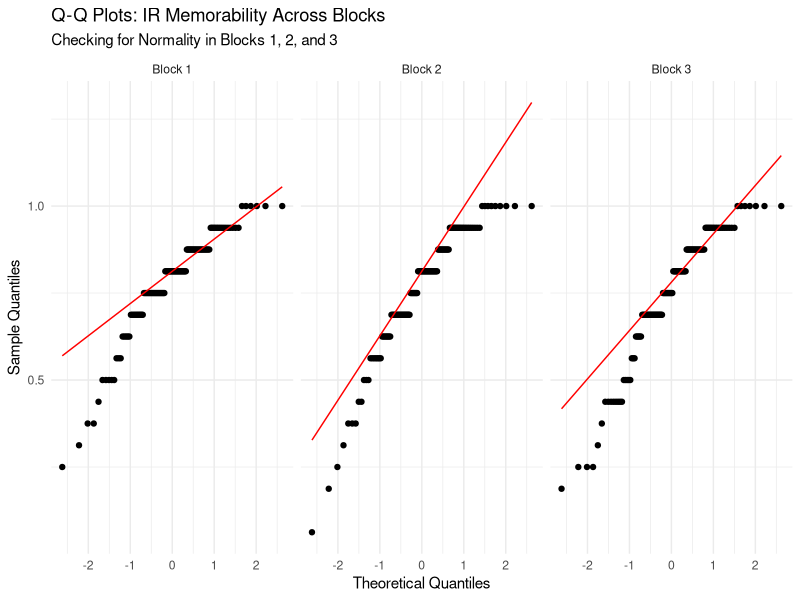
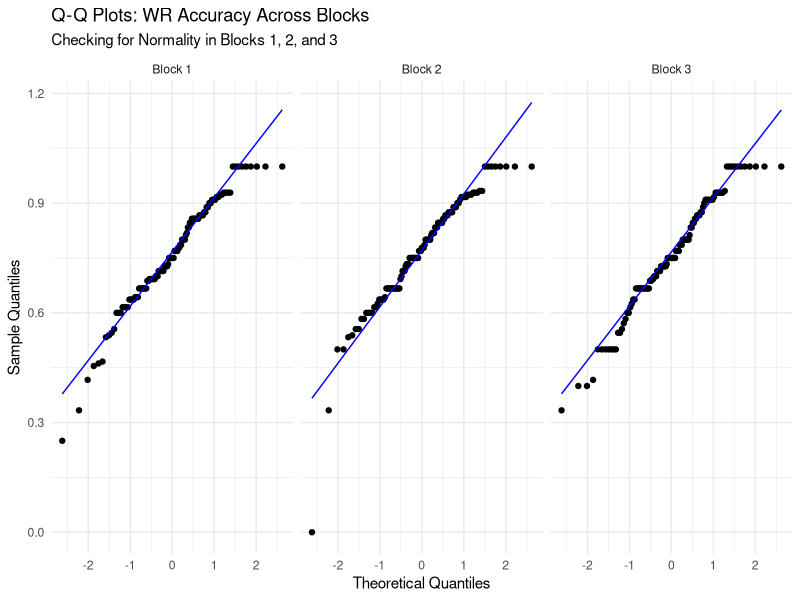
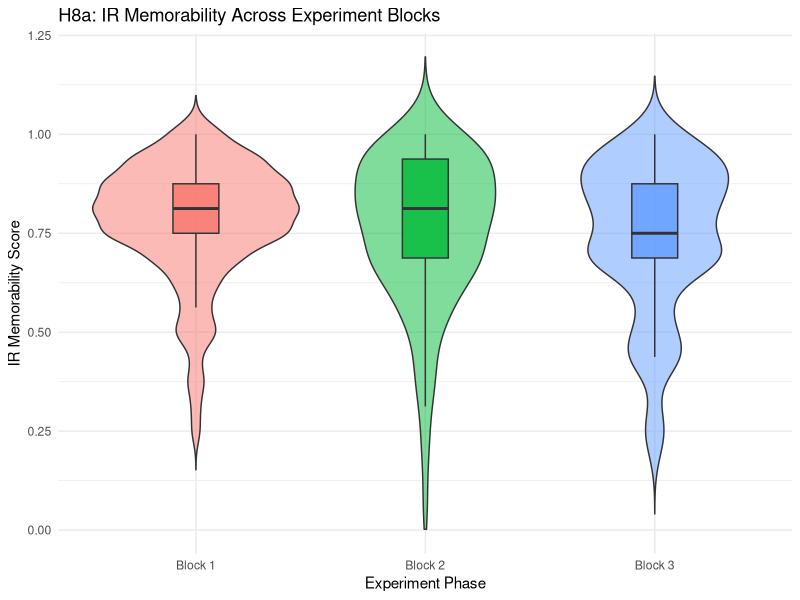
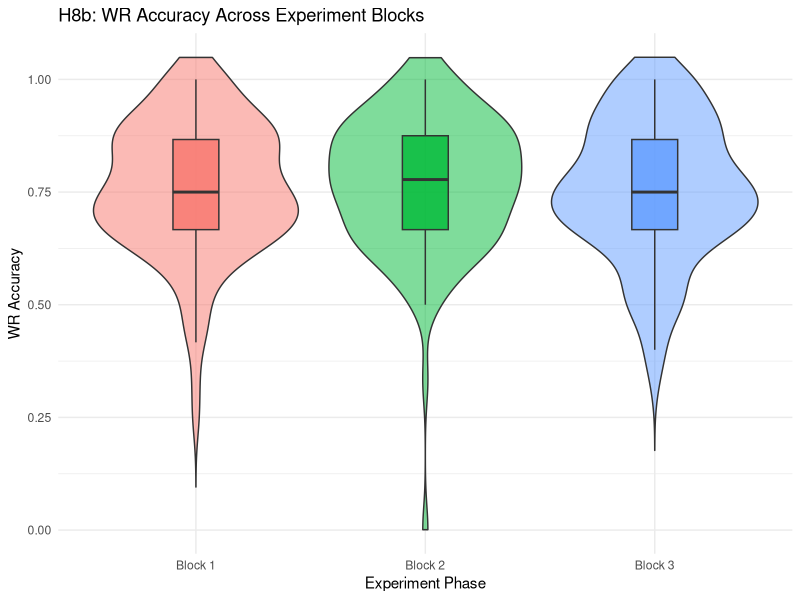

Source code (R) for these figures, in order:
## ---- chunk 1
library(tidyverse)
library(stringr)
## ---- chunk 2
raw_dataset <- read_csv(
  "sentence_memorability_data_h8.csv",
  na = c("", "NA", "N/A"),
  show_col_types = FALSE
)
## ---- chunk 3
blocked_aggregated <- raw_dataset %>%
  group_by(participant_ID, Block_Number) %>%
  mutate(
    Accuracy.IR = suppressWarnings(as.numeric(Accuracy.IR)),
    Accuracy.WR = suppressWarnings(as.numeric(Accuracy.WR)),
    prev_IR = lag(Accuracy.IR)
  ) %>%
  summarise(
    # IR components
    Total_Repeats = sum(isRepeat == TRUE & Event == "Sentence shown", na.rm = TRUE),
    Total_Denom = sum(is.na(isRepeat) & Event == "Sentence shown", na.rm = TRUE),
    Hits = sum(Event == "IR pressed" & isRepeat == TRUE & Accuracy.IR == 1, na.rm = TRUE),
    False_Alarms = sum(Event == "IR pressed" & is.na(isRepeat), na.rm = TRUE),
    
    # IR metrics
    Hit_Rate = if_else(Total_Repeats > 0, Hits / Total_Repeats, 0),
    False_Alarm_Rate = if_else(Total_Denom > 0, False_Alarms / Total_Denom, 0),
    IR_Memorability = Hit_Rate - False_Alarm_Rate,
    
    # WR components
    WR_correct = sum(Event == "WR pressed" & Accuracy.WR == 1 & prev_IR == 1, na.rm = TRUE),
    WR_total   = sum(Event == "WR pressed" & prev_IR == 1, na.rm = TRUE),
    
    # WR metric
    WR_Accuracy = if_else(WR_total > 0, WR_correct / WR_total, 0),
    .groups = "drop"
  ) %>%
  # Ensure the Block_Number is a categorical factor for plotting/testing
  mutate(Block_Number = factor(Block_Number, levels = c(1, 2, 3), labels = c("Block 1", "Block 2", "Block 3")))
## ---- chunk 4
library(ggplot2)

# Q-Q Plot for IR Memorability by Block
ggplot(blocked_aggregated, aes(sample = IR_Memorability)) +
  stat_qq() + 
  stat_qq_line(color = "red") +
  facet_wrap(~ Block_Number, ncol = 3) +
  labs(title = "Q-Q Plots: IR Memorability Across Blocks",
       subtitle = "Checking for Normality in Blocks 1, 2, and 3",
       x = "Theoretical Quantiles",
       y = "Sample Quantiles") +
  theme_minimal()

# Q-Q Plot for WR Accuracy by Block
ggplot(blocked_aggregated, aes(sample = WR_Accuracy)) +
  stat_qq() + 
  stat_qq_line(color = "blue") +
  facet_wrap(~ Block_Number, ncol = 3) +
  labs(title = "Q-Q Plots: WR Accuracy Across Blocks",
       subtitle = "Checking for Normality in Blocks 1, 2, and 3",
       x = "Theoretical Quantiles",
       y = "Sample Quantiles") +
  theme_minimal()

# Anderson Darling
library(nortest)

ir_normality_blocks <- blocked_aggregated %>%
  group_by(Block_Number) %>%
  summarise(
    AD_Stat = ad.test(IR_Memorability)$statistic,
    p_value = ad.test(IR_Memorability)$p.value
  )
ir_normality_blocks

wr_normality_blocks <- blocked_aggregated %>%
  group_by(Block_Number) %>%
  summarise(
    AD_Stat = ad.test(WR_Accuracy)$statistic,
    p_value = ad.test(WR_Accuracy)$p.value
  )
wr_normality_blocks
## ---- chunk 5
# Graph H8a: Violin & Boxplot for IR Memorability across Blocks
ggplot(blocked_aggregated, aes(x = Block_Number, y = IR_Memorability, fill = Block_Number)) +
  geom_violin(trim = FALSE, alpha = 0.5) +
  geom_boxplot(width = 0.2, outlier.shape = NA, alpha = 0.8) +
  scale_y_continuous(limits = c(0, NA)) +
  labs(title = "H8a: IR Memorability Across Experiment Blocks", 
       x = "Experiment Phase", 
       y = "IR Memorability Score") +
  theme_minimal() + 
  theme(legend.position = "none")

# Graph H8b: Violin & Boxplot for WR Accuracy across Blocks
ggplot(blocked_aggregated, aes(x = Block_Number, y = WR_Accuracy, fill = Block_Number)) +
  geom_violin(trim = FALSE, alpha = 0.5) +
  geom_boxplot(width = 0.2, outlier.shape = NA, alpha = 0.8) +
  scale_y_continuous(limits = c(0, 1.05)) +  # Cap at 1.05 so the 1.0 ceiling is visible
  labs(title = "H8b: WR Accuracy Across Experiment Blocks", 
       x = "Experiment Phase", 
       y = "WR Accuracy") +
  theme_minimal() + 
  theme(legend.position = "none")
## ---- chunk 6
# 1. Prepare data for the Friedman test
friedman_data <- blocked_aggregated %>%
  # Step A: Drop NA values
  drop_na(IR_Memorability, WR_Accuracy) %>%
  group_by(participant_ID) %>%
  # Step B: Keep ONLY participants who have exactly 3 unique blocks
  filter(n_distinct(Block_Number) == 3) %>%
  ungroup() %>%
  # Step C: Convert to factors AFTER filtering so empty levels are completely gone
  mutate(
    Block_Number = as.factor(Block_Number),
    participant_ID = as.factor(participant_ID)
  )

# 2. Friedman Test for IR Memorability (H8a)
friedman_ir <- friedman.test(IR_Memorability ~ Block_Number | participant_ID, data = friedman_data)
print("Friedman Test for IR Memorability:")
print(friedman_ir)

# 3. Friedman Test for WR Accuracy (H8b)
friedman_wr <- friedman.test(WR_Accuracy ~ Block_Number | participant_ID, data = friedman_data)
print("Friedman Test for WR Accuracy:")
print(friedman_wr)

# Count rows in the original aggregated dataset
rows_before <- nrow(blocked_aggregated)

# Count rows in the cleaned Friedman dataset
rows_after <- nrow(friedman_data)

# Calculate how many were dropped
rows_removed <- rows_before - rows_after

# Print the results to the console/document
print(paste("Starting rows:", rows_before))
print(paste("Rows kept for Friedman:", rows_after))
print(paste("Total rows removed:", rows_removed))
